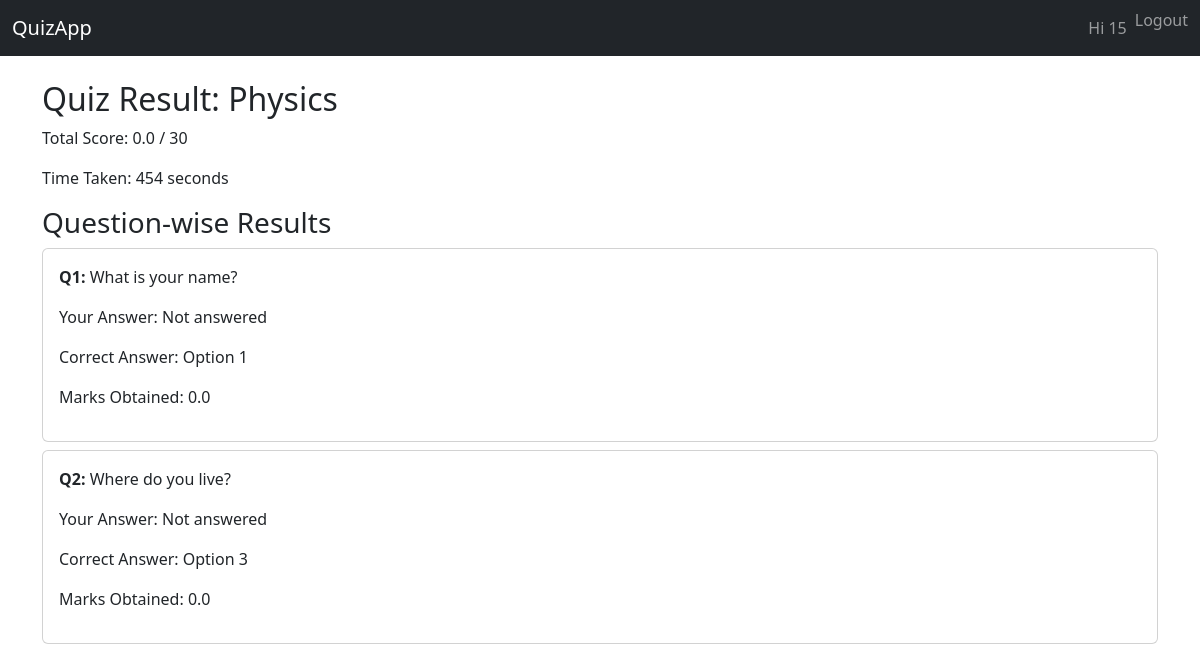
Screenshot of /result/6/ (signed in) with the database file from the repository.
### userauths/models.py (models this page shows, shortened)
class CustomUser(AbstractUser):
    full_name = models.CharField(max_length=200, blank=True)
    college = models.CharField(max_length=200, blank=True)

### quiz/models.py (models this page shows, shortened)
class QuizAttempt(models.Model):
    student = models.ForeignKey(User, on_delete=models.CASCADE)
    quiz = models.ForeignKey(Quiz, on_delete=models.CASCADE)
    start_time = models.DateTimeField(default=timezone.now)
    submitted_at = models.DateTimeField(null=True, blank=True)
    total_score = models.FloatField(null=True, blank=True)
    time_taken = models.PositiveIntegerField(null=True, blank=True, help_text='time taken in seconds')

class Quiz(models.Model):
    STATUS_CHOICES = [('draft', 'Draft'), ('published', 'Published')]
    title = models.CharField(max_length=200)
    description = models.TextField(blank=True)
    duration = models.PositiveIntegerField(help_text='Duration in minutes')
    total_marks = models.PositiveIntegerField(default=0)
    status = models.CharField(max_length=10, choices=STATUS_CHOICES, default='draft')
    publish_date = models.DateTimeField(null=True, blank=True)
    created_at = models.DateTimeField(auto_now_add=True)
    updated_at = models.DateTimeField(auto_now=True)

class StudentAnswer(models.Model):
    attempt = models.ForeignKey(QuizAttempt, on_delete=models.CASCADE, related_name='answers')
    question = models.ForeignKey(Question, on_delete=models.CASCADE)
    selected_option = models.CharField(max_length=1, blank=True, null=True)
    is_correct = models.BooleanField(default=False)
    marks_obtained = models.FloatField(default=0)

class Question(models.Model):
    quiz = models.ForeignKey(Quiz, on_delete=models.CASCADE, related_name='questions')
    image = models.ImageField(upload_to='question_images/', blank=True, null=True)
    question_text = models.TextField(blank=True, null=True)
    option1 = models.CharField(max_length=300, blank=True, null=True)
    option1_image = models.ImageField(upload_to='option_images/', blank=True, null=True)
    option2 = models.CharField(max_length=300, blank=True, null=True)
    option2_image = models.ImageField(upload_to='option_images/', blank=True, null=True)
    option3 = models.CharField(max_length=300, blank=True, null=True)
    option3_image = models.ImageField(upload_to='option_images/', blank=True, null=True)
    option4 = models.CharField(max_length=300, blank=True, null=True)
    option4_image = models.ImageField(upload_to='option_images/', blank=True, null=True)
    CORRECT_CHOICES = [('1', '1'), ('2', '2'), ('3', '3'), ('4', '4')]
    correct_answer = models.CharField(max_length=1, choices=CORRECT_CHOICES)
    marks = models.PositiveIntegerField(default=1)

### quiz/views.py (the view)
# urls.py: path('result/<int:attempt_id>/', views.result_view, name='result'),
@login_required
def result_view(request, attempt_id):
    attempt = get_object_or_404(QuizAttempt, id=attempt_id, student=request.user)
    return render(request, 'quiz/result.html', {
        'attempt': attempt,
        'answers': attempt.answers.all()
    })

### quiz/templates/quiz/result.html
{% extends "base.html" %}
{% block content %}
<h2>Quiz Result: {{ attempt.quiz.title }}</h2>
<p>Total Score: {{ attempt.total_score }} / {{ attempt.quiz.total_marks }}</p>
<p>Time Taken: {{ attempt.time_taken }} seconds</p>
<h3>Question-wise Results</h3>
{% for ans in answers %}
<div class="card mb-2">
  <div class="card-body">
    <p><strong>Q{{ forloop.counter }}:</strong> {{ ans.question.question_text }}</p>
    <p>Your Answer:
        {% if ans.selected_option %}
            Option {{ ans.selected_option }}
        {% else %}
            Not answered
        {% endif %}
    </p>
    <p>Correct Answer: Option {{ ans.question.correct_answer }}</p>
    <p>Marks Obtained: {{ ans.marks_obtained }}</p>
  </div>
</div>
{% endfor %}
{% endblock %}

### templates/base.html (shortened to what this page needs)
<!DOCTYPE html>
<html lang="en">
<head>
    <link href="https://cdn.jsdelivr.net/npm/bootstrap@5.3.0/dist/css/bootstrap.min.css" rel="stylesheet">
</head>
<body>
<nav class="navbar navbar-expand-lg navbar-dark bg-dark">
  <div class="container-fluid">
    <a class="navbar-brand" href="{% url 'quiz:quiz_list' %}">QuizApp</a>
    <div class="collapse navbar-collapse" id="navbarContent">
      <ul class="navbar-nav ms-auto mb-2 mb-lg-0">
        {% if user.is_authenticated %}
          <li class="nav-item"><a class="nav-link" href="#">Hi {{ user.username }}</a></li>
          <li class="nav-item">
            <form method="post" action="{% url 'logout' %}">
              <button type="submit" class="btn btn-link nav-link p-0">Logout</button>
            </form>
          </li>
        {% else %}
          <li class="nav-item"><a class="nav-link" href="{% url 'login' %}">Login</a></li>
          <li class="nav-item"><a class="nav-link" href="{% url 'userauths:signup' %}">Sign Up</a></li>
        {% endif %}
      </ul>
    </div>
  </div>
</nav>
<div class="container mt-4 mb-5">
    {% block content %}{% endblock %}
</div>
</body>
</html>

### rows the page displays
CustomUser: username "15"
QuizAttempt: quiz "Physics", total_score "0.0", quiz.total_marks "30", time_taken "454"
StudentAnswer: question.question_text "What is your name?", shows "Not answered", question.correct_answer "1", marks_obtained "0.0"
StudentAnswer: question.question_text "Where do you live?", shows "Not answered", question.correct_answer "3", marks_obtained "0.0"
